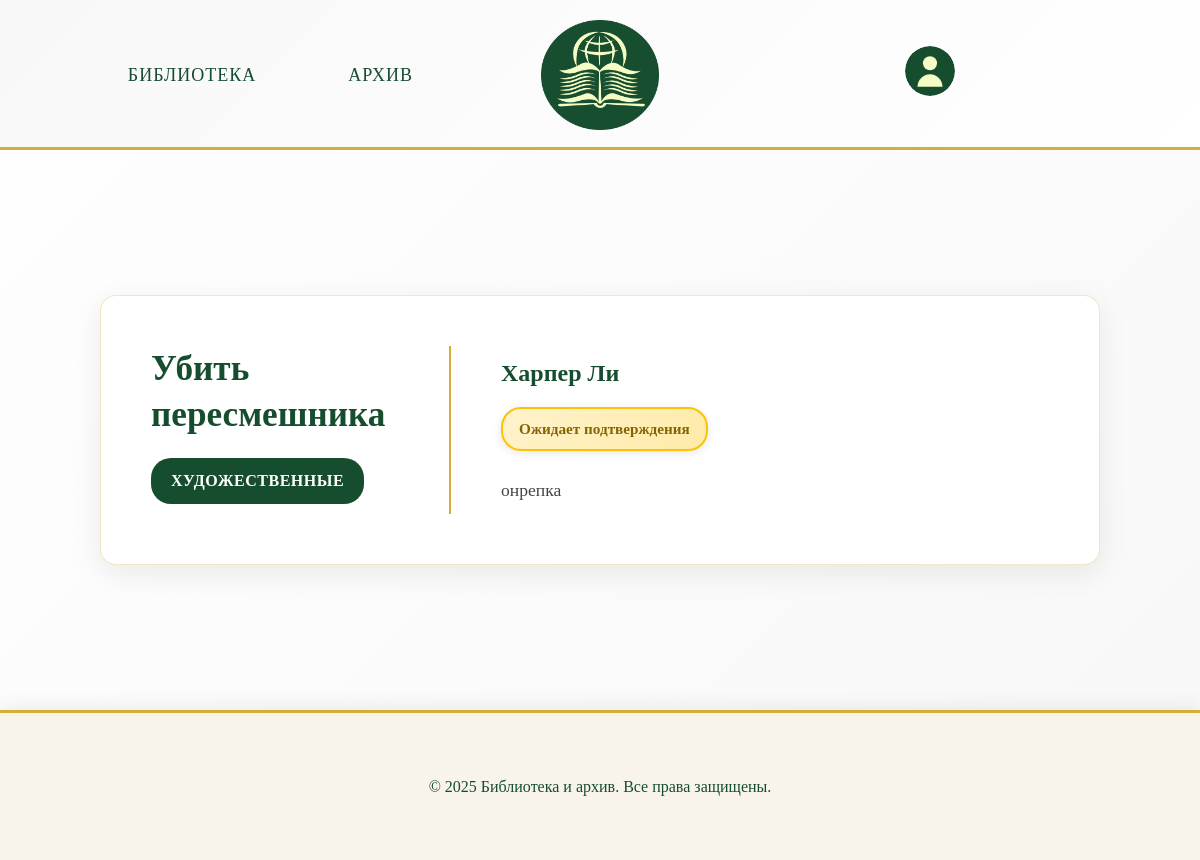
Page /book/2/ (signed in) on the committed database.
### app/models.py (models this page shows, shortened)
class Book(models.Model):
    id = models.AutoField(primary_key=True)
    title = models.CharField(max_length=100, verbose_name='Название')
    author = models.CharField(max_length=50, verbose_name='Автор')
    description_short = models.TextField(verbose_name='Краткое описание')
    description_long = models.TextField(verbose_name='Подробное описание')
    year = models.IntegerField(verbose_name='Год издания')
    quantity = models.CharField(
        max_length=13,
        verbose_name="В наличии",
        choices=[
            ('В наличии', 'В наличии'),
            ('Нет в наличии', 'Нет в наличии')
        ]
    )
    genre = models.CharField(
        max_length=100,
        verbose_name="Жанр",
        choices=[
            ('Художественные', 'Художественные'),
            ('Научные', 'Научные'),
            ('Исторические', 'Исторические'),
            ('Образовательные', 'Образовательные'),
        ]
    )
    class Meta:
        verbose_name = "книга"
        verbose_name_plural = "книги"

### app/views.py (the view)
# urls.py: path('book/<int:book_id>/', views.book_detail, name='book_detail'),
def book_detail(request, book_id):
    book = get_object_or_404(Book, id=book_id)
    user_reservation = None
    if request.user.is_authenticated:
        user_reservation = BookReservation.objects.filter(
            book=book,
            user=request.user
        ).first()
    context = {
        'book': book,
        'user_reservation': user_reservation
    }
    return render(request, 'app/book.html', context)

### templates/app/book.html (shortened to what this page needs)
<!DOCTYPE html>
<html lang="ru">
    <head>
        {% load static %}
        <link rel="stylesheet" href="{% static 'css/style.css' %}" />
    </head>
    <body>
        <header>
        <nav>
            <ul class="menu-items">
            <li class="menu-item"><a href="{% url 'library' %}">Библиотека</a></li>
            <li class="menu-item"><a href="{% url 'archive' %}">Архив</a></li>
            </ul>
        </nav>
        <a href="{% url 'library' %}">
            <img src="{% static 'images/Group_2_2.png' %}" alt="Логотип" class="logo">
        </a>
        <a href="{% url 'profile' %}" class="profile-link">
        <img
        alt="Профиль" class="profile-icon">
        </a>
        </header>
        <main class="books-information">
            <div class="book-detail-card">
                <div class="book-left-side">
                    <h2 class="book-title">{{ book.title }}</h2>
                    <span class="book-genre">{{ book.genre }}</span>
                </div>
                <div class="book-right-side">
                    <div class="author-and-availability">
                        <div class="book-author">{{ book.author }}</div>
                    </div>
                    <div class="status-section">
                        {% if book.quantity == 'В наличии' and user.is_authenticated and user_reservation %}
                            {% if user_reservation.status == 'pending' %}
                                <div class="pending-text">Ожидает подтверждения</div>
                            {% elif user_reservation.status == 'reserved' %}
                                <div class="reserved-text">Забронировано вами</div>
                            {% endif %}
                        {% elif book.quantity != 'В наличии' and user.is_authenticated and user_reservation and user_reservation.status == 'reserved' %}
                            <div class="reserved-by-you">Забронировано вами</div>
                        {% endif %}
                    </div>
                    <p class="book-description">{{ book.description_long }}</p>
                </div>
            </div>
        </main>
        <footer class="footer">
            <p class="footer-copyright">&copy; 2025 Библиотека и архив. Все права защищены.</p>
        </footer>
    </body>
</html>

### static/css/style.css (style rules this page uses)
* { margin: 0; padding: 0; box-sizing: border-box; }
body { width: 100vw; overflow-x: hidden; background-color: #f8f4e9; font-family: 'Georgia', 'Times New Roman', serif; color: #2c2c2c; line-height: 1.6; }
header { height: 150px; padding: 20px 40px; display: grid; grid-template-columns: 1fr min-content 1fr; align-items: center; gap: 40px; background: linear-gradient(135deg, #f8f8f8 0%, #ffffff 100%); border-bottom: 3px solid #d4af37; box-shadow: 0 2px 20px rgba(0, 0, 0, 0.08); }
.menu-items { display: flex; gap: 40px; flex-direction: row; justify-content: center; align-self: center; }
.menu-item { list-style: none; font-size: 18px; font-weight: 500; color: #164d2e; padding: 12px 24px; border: 2px solid transparent; border-radius: 8px; transition: all 0.3s ease; cursor: pointer; position: relative; text-transform: uppercase; letter-spacing: 1px; }
.menu-item a { text-decoration: none; color: #164d2e; }
.logo { height: 100%; width: auto; object-fit: contain; max-height: 110px; display: block; align-self: center; }
.profile-link { justify-self: center; align-self: center; }
.profile-icon { width: 50px; height: 50px; cursor: pointer; justify-self: center; align-self: center; border-radius: 50%; transition: all 0.3s ease; }
.book-title { font-size: 18px; color: #164d2e; margin-bottom: 10px; font-weight: 600; }
.book-author { color: #666; font-size: 14px; margin-bottom: 15px; }
.book-description { color: #888; font-size: 14px; line-height: 1.5; }
.book-genre { font-size: 16px; color: #164d2e; margin-bottom: 10px; }
.books-information { background: linear-gradient(135deg, #fefefe 0%, #f8f8f8 100%); min-height: 70vh; padding: 60px 20px; display: flex; justify-content: center; align-items: center; }
.book-detail-card { background: white; border-radius: 16px; padding: 50px; box-shadow: 0 8px 30px rgba(0, 0, 0, 0.08); border: 1px solid rgba(212, 175, 55, 0.3); max-width: 1000px; width: 100%; display: flex; gap: 50px; }
.book-left-side { flex: 0 0 300px; border-right: 2px solid #d4af37; padding-right: 40px; display: flex; flex-direction: column; justify-content: center; }
.book-left-side .book-title { font-size: 2.2rem; color: #164d2e; font-weight: 700; line-height: 1.3; margin-bottom: 20px; word-wrap: break-word; }
.book-left-side .book-genre { display: inline-block; background: #164d2e; color: white; padding: 10px 20px; border-radius: 20px; font-size: 1rem; font-weight: 600; text-transform: uppercase; letter-spacing: 0.5px; align-self: flex-start; }
.book-right-side { flex: 1; display: flex; flex-direction: column; justify-content: center; }
.book-right-side .book-description { font-size: 1.1rem; color: #444; line-height: 1.7; text-align: left; }
.footer { height: 150px; display: flex; justify-content: center; align-items: center; border-top: 3px solid #d4af37; box-shadow: 0 -2px 20px rgba(0, 0, 0, 0.08); }
.footer-copyright { font-size: 16px; color: #164d2e; margin: 0; }
.author-and-availability { display: flex; justify-content: space-between; align-items: center; gap: 30px; flex-wrap: wrap; margin-bottom: 15px; }
.book-right-side .book-author { font-size: 1.5rem; color: #164d2e; margin-bottom: 0; font-weight: 600; flex: 1; }
.status-section { margin-bottom: 25px; }
.pending-text, .reserved-text, .reserved-by-you, .rejected-text { font-size: 0.95rem; font-weight: 600; padding: 8px 16px; border-radius: 20px; box-shadow: 0 2px 10px rgba(0, 0, 0, 0.1); white-space: nowrap; display: inline-block; margin: 0; }
.pending-text { color: #856404; background: linear-gradient(135deg, #fff3cd 0%, #ffeaa7 100%); border: 2px solid #ffc107; }

### rows in the picture
Book: title "Убить пересмешника", genre "ХУДОЖЕСТВЕННЫЕ", author "Харпер Ли", description_long "онрепка"
